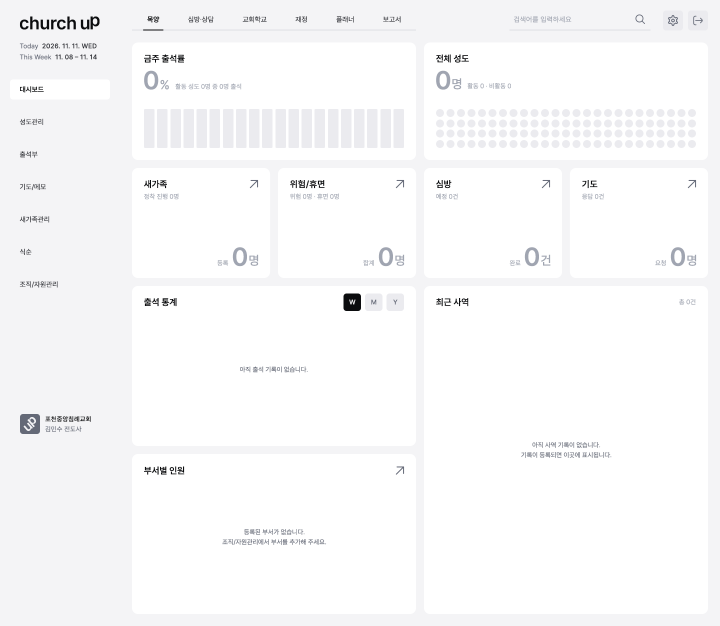
#> input picture design/dashboard/01_목양_대시보드_진입.png, 1440 x 1252 px (shown at 1/2 size); the run also reads 4 pictures not shown here
$ python extract_tokens.py
#> lines starting #> are read from the running program, lines starting #| are printed output that depends on the picture; after the words box and inside, x2 and y2 are one past the last pixel; in counts of white or black regions, pixels touching at a corner belong together
#!/usr/bin/env python3
"""Pixel-sample dashboard v2 PNGs. 1440-wide PNGs == 1 CSS px."""
from __future__ import annotations

import json
import os
from collections import Counter, defaultdict
from math import sqrt

import numpy as np
from PIL import Image

DIR = os.path.dirname(os.path.abspath(__file__))


def hex_rgb(rgb) -> str:
    r, g, b = (int(x) for x in rgb[:3])
    return f"#{r:02x}{g:02x}{b:02x}"


def dist(a, b) -> float:
    return float(sqrt(sum((int(x) - int(y)) ** 2 for x, y in zip(a[:3], b[:3]))))


def median_hex(pixels) -> str:
    if len(pixels) == 0:
        return "#000000"
    arr = np.array(pixels, dtype=np.float64)
    return hex_rgb(np.median(arr, axis=0))


def sample_box(arr, x0, y0, x1, y1, step=1):
    h, w = arr.shape[:2]
    x0, y0 = max(0, int(x0)), max(0, int(y0))
    x1, y1 = min(w, int(x1)), min(h, int(y1))
    patch = arr[y0:y1:step, x0:x1:step, :3]
    if patch.size == 0:
        return None
    return hex_rgb(np.median(patch.reshape(-1, 3), axis=0))


def unique_colors(arr, x0, y0, x1, y1, min_count=8, quant=4):
    h, w = arr.shape[:2]
    x0, y0 = max(0, int(x0)), max(0, int(y0))
    x1, y1 = min(w, int(x1)), min(h, int(y1))
    patch = arr[y0:y1, x0:x1, :3]
    if patch.size == 0:
        return []
    q = (patch.astype(np.int16) // quant) * quant
    flat = q.reshape(-1, 3)
    tuples = [tuple(int(v) for v in p) for p in flat]
    cnt = Counter(tuples)
    out = []
    for color, n in cnt.most_common(20):
        if n < min_count:
            continue
        out.append({"hex": hex_rgb(color), "count": n, "ratio": round(n / len(tuples), 4)})
    return out


def fit_corner_radius(arr, x0, y0, x1, y1, bg, max_r=24):
    """Estimate top-left corner radius of a light card on darker bg."""
    h, w = arr.shape[:2]
    x0, y0, x1, y1 = int(x0), int(y0), int(x1), int(y1)
    if x0 < 0 or y0 < 0 or x1 > w or y1 > h:
        return None
    # A pixel is "inside" if far from page bg (lighter or colored)
    def inside(x, y):
        return dist(arr[y, x], bg) >= 12

    best = None
    for r in range(3, max_r + 1):
        cx, cy = x0 + r, y0 + r
        if cx >= x1 or cy >= y1:
            break
        err = 0
        samples = 0
        for k in range(0, r + 1):
            # circle x = r - sqrt(r^2 - (r-k)^2) offset from corner
            dy = r - k
            dx = r - sqrt(max(0, r * r - dy * dy))
            xi = int(round(x0 + dx))
            yi = int(round(y0 + k))
            if 0 <= xi < w - 1 and 0 <= yi < h:
                samples += 1
                # just inside should be card, just outside should be bg
                if not inside(min(w - 1, xi + 2), yi):
                    err += 1
                if xi > 1 and inside(xi - 2, yi):
                    err += 1
        if samples:
            score = err / samples
            if best is None or score < best[0]:
                best = (score, r)
    return None if best is None else {"radius_px": best[1], "error": round(best[0], 3)}


def runs_on_row(arr, y, x0, x1, pred):
    """Return (start, end) inclusive-exclusive runs where pred(pixel) is true."""
    row = arr[int(y), int(x0) : int(x1)]
    out = []
    start = None
    for i, px in enumerate(row):
        ok = pred(px)
        if ok and start is None:
            start = i
        elif not ok and start is not None:
            out.append((int(x0) + start, int(x0) + i))
            start = None
    if start is not None:
        out.append((int(x0) + start, int(x1)))
    return out


def find_rectangles(mask, min_w=80, min_h=60):
    """Find axis-aligned white-ish blobs via connected components bbox."""
    h, w = mask.shape
    visited = np.zeros_like(mask, dtype=bool)
    boxes = []
    ys, xs = np.where(mask)
    # flood from a grid of seeds to keep it fast
    step = 4
    for y in range(0, h, step):
        for x in range(0, w, step):
            if not mask[y, x] or visited[y, x]:
                continue
            # BFS bbox
            stack = [(x, y)]
            visited[y, x] = True
            minx = maxx = x
            miny = maxy = y
            count = 0
            while stack:
                cx, cy = stack.pop()
                count += 1
                if cx < minx:
                    minx = cx
                if cx > maxx:
                    maxx = cx
                if cy < miny:
                    miny = cy
                if cy > maxy:
                    maxy = cy
                for nx, ny in ((cx + step, cy), (cx - step, cy), (cx, cy + step), (cx, cy - step)):
                    if 0 <= nx < w and 0 <= ny < h and mask[ny, nx] and not visited[ny, nx]:
                        visited[ny, nx] = True
                        stack.append((nx, ny))
            bw, bh = maxx - minx, maxy - miny
            if bw >= min_w and bh >= min_h and count > 40:
                boxes.append(
                    {
                        "x": int(minx),
                        "y": int(miny),
                        "w": int(bw),
                        "h": int(bh),
                        "x1": int(maxx),
                        "y1": int(maxy),
                    }
                )
    # merge overlapping
    boxes.sort(key=lambda b: (b["y"], b["x"]))
    merged = []
    for b in boxes:
        hit = False
        for m in merged:
            if not (b["x1"] < m["x"] or b["x"] > m["x1"] or b["y1"] < m["y"] or b["y"] > m["y1"]):
                m["x"] = min(m["x"], b["x"])
                m["y"] = min(m["y"], b["y"])
                m["x1"] = max(m["x1"], b["x1"])
                m["y1"] = max(m["y1"], b["y1"])
                m["w"] = m["x1"] - m["x"]
                m["h"] = m["y1"] - m["y"]
                hit = True
                break
        if not hit:
            merged.append(dict(b))
    return merged


def is_blue(px, min_b=160, max_rg=200):
    r, g, b = int(px[0]), int(px[1]), int(px[2])
    return b >= min_b and b > r + 20 and b > g + 10 and r < max_rg


def is_green_teal(px):
    r, g, b = int(px[0]), int(px[1]), int(px[2])
    return g > r + 25 and g > b + 10 and g > 90 and r < 160


def is_magenta(px):
    r, g, b = int(px[0]), int(px[1]), int(px[2])
    return r > 160 and b > 140 and g < 140 and r > g + 40


def is_gray_bar(px, lo=160, hi=210):
    r, g, b = int(px[0]), int(px[1]), int(px[2])
    if abs(r - g) > 12 or abs(g - b) > 12:
        return False
    m = (r + g + b) / 3
    return lo <= m <= hi


def is_light_track(px, lo=220, hi=242):
    r, g, b = int(px[0]), int(px[1]), int(px[2])
    if abs(r - g) > 10 or abs(g - b) > 10:
        return False
    m = (r + g + b) / 3
    return lo <= m <= hi


def is_dark_text(px, max_l=80):
    r, g, b = int(px[0]), int(px[1]), int(px[2])
    return (r + g + b) / 3 <= max_l


def glyph_height(arr, x0, y0, x1, y1, max_l=70):
    """Bounding-box height of dark glyphs in a box."""
    patch = arr[int(y0) : int(y1), int(x0) : int(x1), :3]
    if patch.size == 0:
        return None
    lum = patch.mean(axis=2)
    mask = lum <= max_l
    rows = np.where(mask.any(axis=1))[0]
    cols = np.where(mask.any(axis=0))[0]
    if len(rows) == 0 or len(cols) == 0:
        return None
    return {
        "glyph_h": int(rows[-1] - rows[0] + 1),
        "glyph_w": int(cols[-1] - cols[0] + 1),
        "box": [int(x0 + cols[0]), int(y0 + rows[0]), int(x0 + cols[-1] + 1), int(y0 + rows[-1] + 1)],
        "est_font_px_inter": round((rows[-1] - rows[0] + 1) / 0.72),  # cap-height ≈ 0.72 em Inter
        "est_font_px_pretendard": round((rows[-1] - rows[0] + 1) / 0.73),
    }


def load(name):
    path = os.path.join(DIR, name)
    im = Image.open(path).convert("RGB")
    return im, np.array(im)


def analyze():
    files = sorted(f for f in os.listdir(DIR) if f.endswith(".png"))
    report = {
        "png_scale": "All source PNGs are 1440px wide. Design baseWidth is 1440, so 1 PNG px = 1 CSS px.",
        "files": {},
        "tokens": {},
    }

    # --- 01 empty ---
    im01, a01 = load("01_목양_대시보드_진입.png")
#> in load, im is the input picture: PIL image 1440x1252 RGB; mean R, G, B 249, 249.1, 249.9
    h01, w01 = a01.shape[:2]
    bg = tuple(int(x) for x in np.median(np.concatenate([
        a01[0:8, :, :3].reshape(-1, 3),
        a01[-8:, :, :3].reshape(-1, 3),
        a01[:, 0:8, :3].reshape(-1, 3),
    ]), axis=0))
#> bg = (244, 244, 246)
    report["tokens"]["page_bg"] = hex_rgb(bg)
#> in hex_rgb, `r, g, b = (int(x) for x in rgb[:3])`: r = 244; b = 246
    report["files"]["01"] = {"size": [w01, h01]}

    # sidebar active pill: around y of first menu, x ~20-220
    # sample a strip
    report["tokens"]["sidebar"] = {
        "bg_sample": sample_box(a01, 0, 0, 240, h01, 4),
        "active_menu_box": sample_box(a01, 16, 150, 220, 195),
        "active_menu_colors": unique_colors(a01, 16, 145, 230, 200, min_count=20),
        "inactive_menu_text": sample_box(a01, 24, 220, 120, 250),
        "date_today": sample_box(a01, 20, 78, 70, 96),
        "date_value": sample_box(a01, 70, 78, 200, 96),
        "logo_ink": sample_box(a01, 20, 28, 160, 58),
        "profile_icon": sample_box(a01, 18, h01 - 70, 62, h01 - 28),
        "profile_name": sample_box(a01, 70, h01 - 62, 200, h01 - 40),
    }
#> in unique_colors, `h, w = arr.shape[:2]`: h = 1252; w = 1440
#> in unique_colors, `x1, y1 = min(w, int(x1)), min(h, int(y1))`: x1 = 230; y1 = 200
#> in unique_colors, `tuples = [tuple(int(v) for v in p) for p in flat]`: tuples = 11770 items, first 6: (244, 244, 244), (244, 244, 244), (244, 244, 244), (244, 244, 244), (244, 244, 244), (244, 244, 244)
#> in unique_colors, `cnt = Counter(tuples)`: cnt = 18 items
#> the loop in unique_colors, `for color, n in cnt.most_common(20):` made 18 passes
#> (color, n) on passes 7 to 14: ((40, 44, 44), 12), ((248, 248, 248), 8), ((232, 232, 232), 7), ((188, 188, 188), 6), ((68, 68, 68), 6), ((224, 224, 224), 4), ((148, 148, 152), 4), ((88, 88, 88), 4)
#> after the loop in unique_colors, `for color, n in cnt.most_common(20):`: out = 6 items

    # card mask: not page bg
    lum = a01.mean(axis=2)
    bg_l = sum(bg) / 3
#> bg_l = 244.7
    card_mask = (lum > bg_l + 10) | (np.abs(a01[:, :, 0].astype(int) - a01[:, :, 2].astype(int)) > 8)
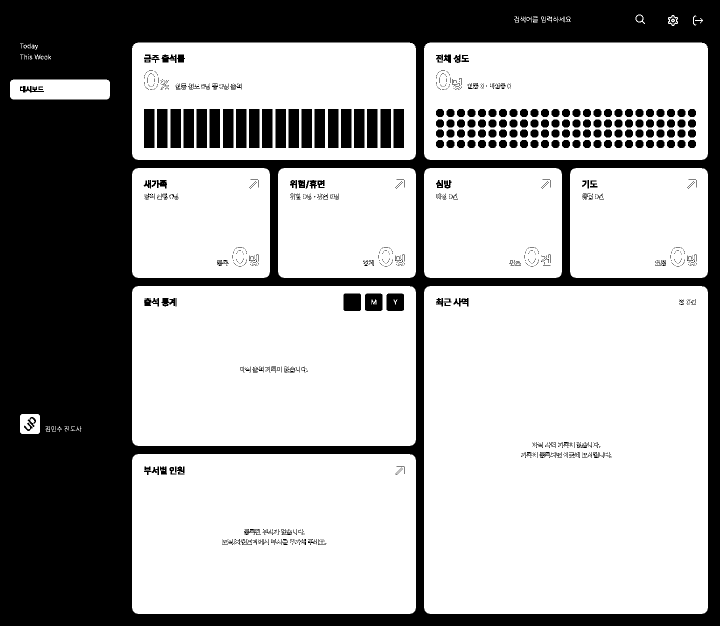
#> card_mask: shape (1252, 1440) bool (shown at 1/2 size); 65.8% white; 947 black regions (689 under 20 px), largest, box (x1, y1, x2, y2) and area: (0, 0, 1440, 1252) 547177, (288, 218, 309, 296) 1638, (314, 218, 335, 296) 1638
    # ignore sidebar
    card_mask[:, :250] = False
    card_mask[:70, :] = False
#> card_mask: shape (1252, 1440) bool; 65.2% white; 933 black regions (681 under 20 px), largest, box (x1, y1, x2, y2) and area: (0, 0, 1440, 1252) 558339, (288, 218, 309, 296) 1638, (314, 218, 335, 296) 1638
    boxes01 = find_rectangles(card_mask, min_w=120, min_h=80)
#> after the loop in find_rectangles, `for y in range(0, h, step):`:
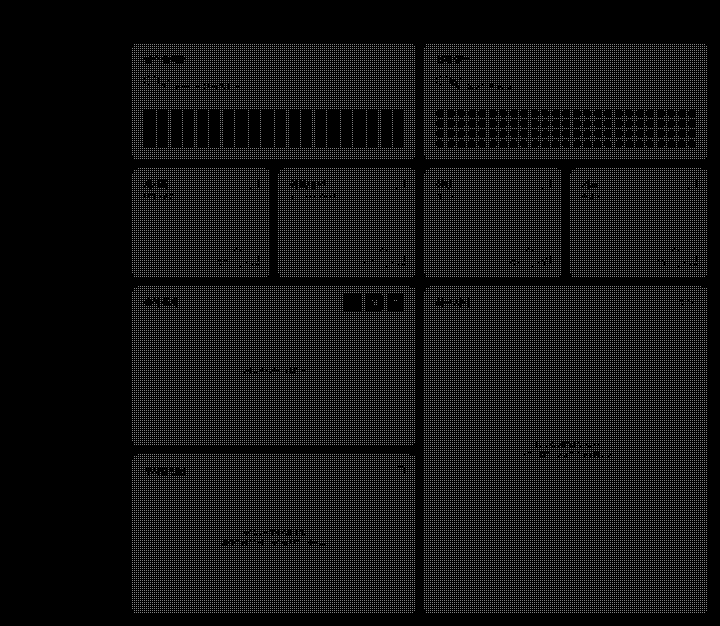
#> visited: shape (1252, 1440) bool (shown at 1/2 size); 4.1% white in thin lines or dots, all inside (x1, y1, x2, y2) = (264, 88, 1413, 1225)
#> boxes01 = 9 items
    report["files"]["01"]["card_boxes"] = boxes01

    # --- 04 populated cards ---
    im04, a04 = load("04_목양_대시보드_카드 활성화.png")
#> call 2 of load, with name = '04_목양_대시보드_카드 활성화.png'
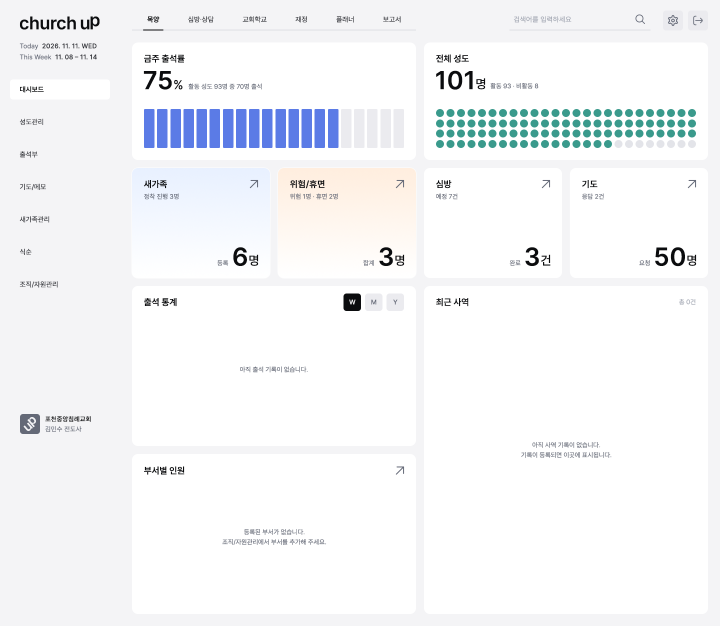
#> input picture design/dashboard/04_목양_대시보드_카드 활성화.png, 1440 x 1252 px (shown at 1/2 size)
#> in load, im is the input picture: PIL image 1440x1252 RGB; mean R, G, B 244.3, 245.6, 247.6
    h04, w04 = a04.shape[:2]
    report["files"]["04"] = {"size": [w04, h04]}
    lum04 = a04.mean(axis=2)
    mask04 = (lum04 > bg_l + 8) | (np.abs(a04[:, :, 0].astype(int) - a04[:, :, 2].astype(int)) > 6)
#> mask04: shape (1252, 1440) bool; 67.7% white; 1377 black regions (1291 under 20 px), largest, box (x1, y1, x2, y2) and area: (0, 0, 1440, 1252) 543104, (264, 487, 540, 532) 6821, (556, 494, 832, 532) 4348
    mask04[:, :250] = False
    mask04[:70, :] = False
#> mask04: shape (1252, 1440) bool; 67% white; 1351 black regions (1271 under 20 px), largest, box (x1, y1, x2, y2) and area: (0, 0, 1440, 1252) 556553, (264, 487, 540, 532) 6821, (556, 494, 832, 532) 4348
    boxes04 = find_rectangles(mask04, min_w=100, min_h=70)
#> call 2 of find_rectangles, with min_w = 100, min_h = 70
#> after the loop in find_rectangles (call 2), `for y in range(0, h, step):`:
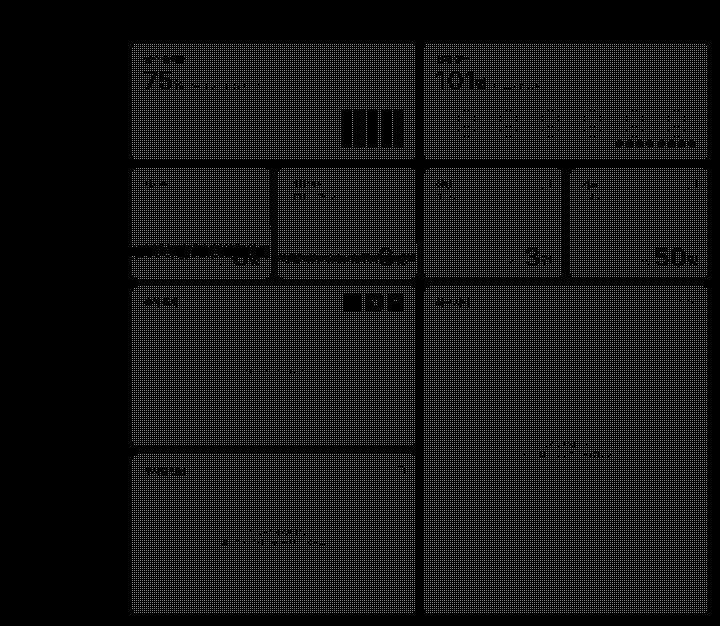
#> visited: shape (1252, 1440) bool (shown at 1/2 size); 4.2% white in thin lines or dots, all inside (x1, y1, x2, y2) = (264, 88, 1413, 1225)
#> boxes04 = 9 items
    report["files"]["04"]["card_boxes"] = boxes04

    # Classify boxes by y then x
    def sort_cards(boxes):
        return sorted(boxes, key=lambda b: (round(b["y"] / 20) * 20, b["x"]))

    cards = sort_cards(boxes04)
#> cards = 9 items
    report["files"]["04"]["cards_sorted"] = cards

    # Attendance bars: blue pixels in left top card
    blue_mask = np.zeros((h04, w04), dtype=bool)
    # vectorized blue
    r, g, b = a04[:, :, 0].astype(int), a04[:, :, 1].astype(int), a04[:, :, 2].astype(int)
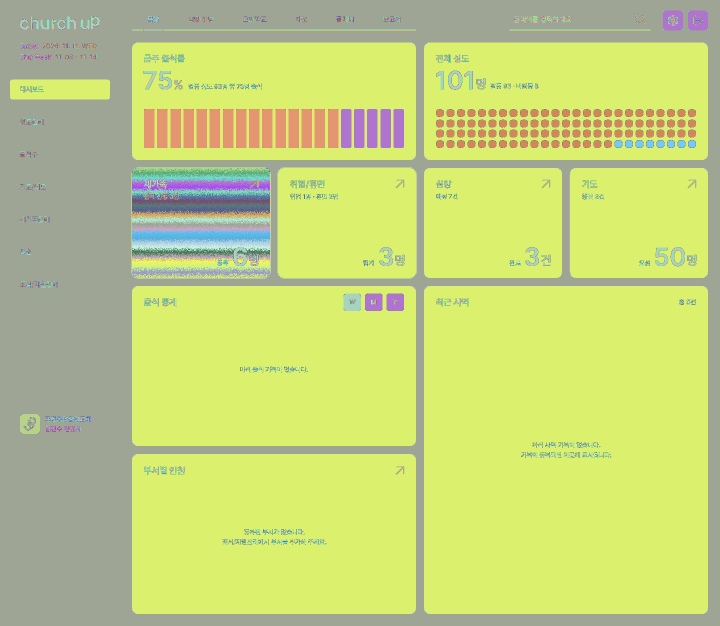
#> r: shape (1252, 1440) int64 (shown at 1/2 size); 236 distinct labels, from 11 to 255; one colour per label, 0 black
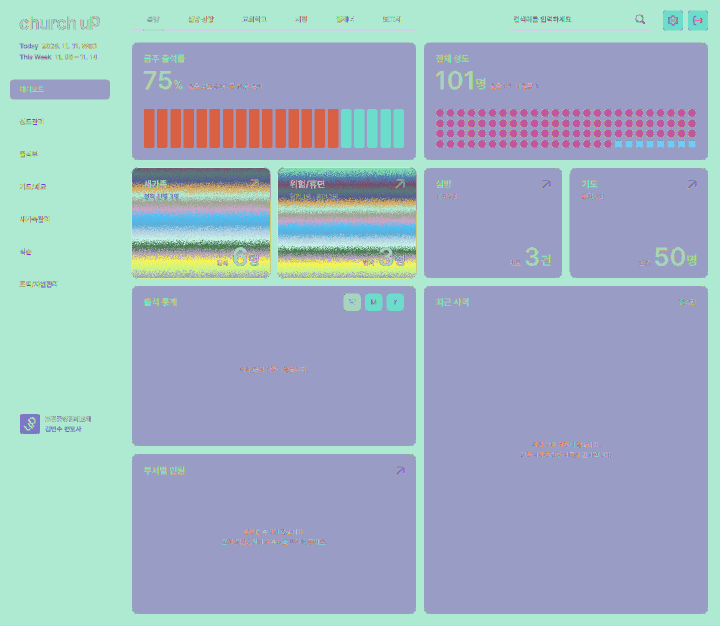
#> g: shape (1252, 1440) int64 (shown at 1/2 size); 235 distinct labels, from 12 to 255; one colour per label, 0 black
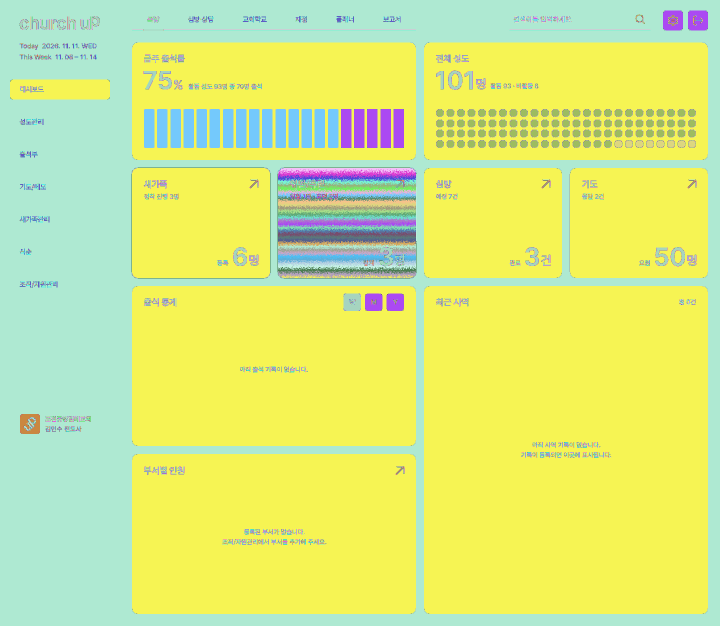
#> b: shape (1252, 1440) int64 (shown at 1/2 size); 235 distinct labels, from 14 to 255; one colour per label, 0 black
    blue_mask = (b >= 170) & (b > r + 25) & (b > g + 15) & (r < 210) & (g < 210)
#> blue_mask: shape (1252, 1440) bool; 1.4% white; 15 white regions, largest, box (x1, y1, x2, y2) and area: (288, 218, 309, 296) 1634, (314, 218, 335, 296) 1634, (341, 218, 362, 296) 1634
    blue_mask[:, :250] = False
    blue_ys, blue_xs = np.where(blue_mask)
    if len(blue_xs):
        att_x0, att_x1 = int(blue_xs.min()), int(blue_xs.max()) + 1
#> att_x0 = 288; att_x1 = 677
#> (the rest of the program and of its run is left out)
